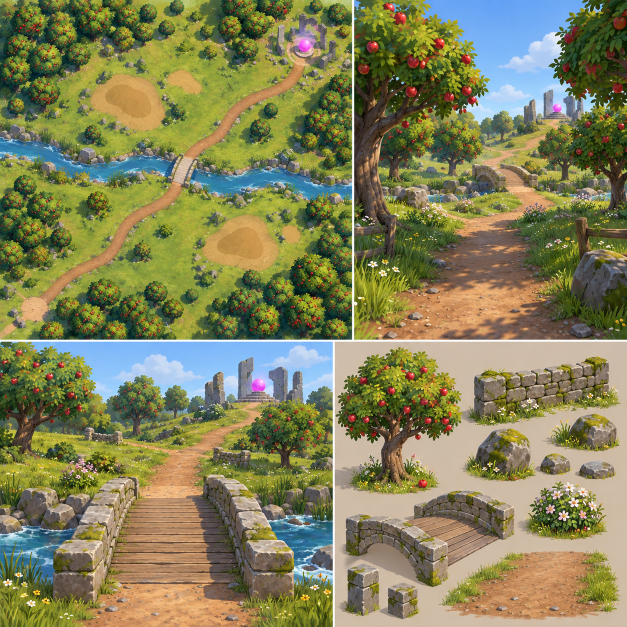
#> input picture experiments/visual-2d3d-20260928/references/environment-board.png, 1254 x 1254 px (shown at 1/2 size)
$ python prepare_textures.py
#> lines starting #> are read from the running program, lines starting #| are printed output that depends on the picture; after the words box and inside, x2 and y2 are one past the last pixel; in counts of white or black regions, pixels touching at a corner belong together
"""Extract two deterministic textures from the saved generated environment board."""
from pathlib import Path
import json
import time

import numpy as np
from PIL import Image

HERE = Path(__file__).resolve().parent
SOURCE = HERE.parent / "references" / "environment-board.png"
OUT = HERE / "textures"


def main():
    started = time.perf_counter()
    OUT.mkdir(exist_ok=True)
    image = Image.open(SOURCE).convert("RGB")
#> image is the input picture: PIL image 1254x1254 RGB; mean R, G, B 131.3, 129.6, 88.7
    # Bottom-right asset vignette: isolate its apple tree, preserving generated pixels.
    box = (697, 696, 939, 969)
    crop = np.asarray(image.crop(box))
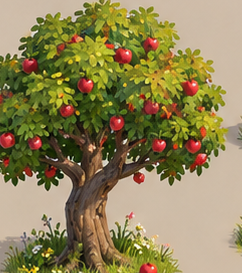
#> crop: shape (273, 242, 3); mean R, G, B 144.1, 132.1, 87
    # The studio ground is approximately RGB 207,188,165. Colour-distance
    # matting preserves the foreground's generated pixels but is intentionally
    # imperfect around fine leaves and the baked ground shadow.
    r, g, b = [crop[:, :, i].astype(np.int16) for i in range(3)]
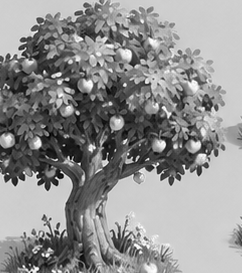
#> r: shape (273, 242) int16; min 0, max 255, mean 144.1
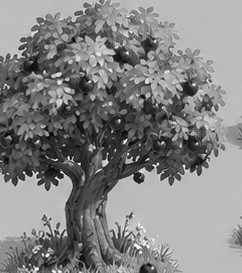
#> g: shape (273, 242) int16; min 0, max 255, mean 132.1
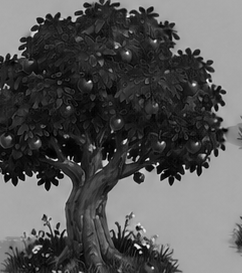
#> b: shape (273, 242) int16; min 0, max 254, mean 87
    beige = ((r > 145) & (g > 132) & (b > 108) &
             (r - g > 9) & (r - g < 37) &
             (g - b > 8) & (g - b < 39))
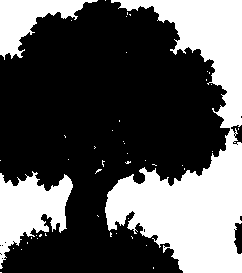
#> beige: shape (273, 242) bool; 35.2% white; 47 white regions (44 under 20 px), largest, box (x1, y1, x2, y2) and area: (105, 0, 242, 273) 17064, (0, 171, 73, 269) 3679, (0, 0, 98, 60) 2400
    alpha = np.where(beige, 0, 255).astype(np.uint8)
    rgba = np.dstack((crop, alpha))
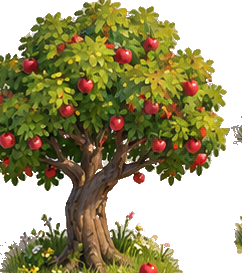
#> rgba: shape (273, 242, 4); mean R, G, B, A 144.1, 132.1, 87, 165.2; transparent parts drawn white
    Image.fromarray(rgba, "RGBA").save(OUT / "generated_tree_cutout.png")
    # Top-right player-height concept panel; no repainting or synthesized detail.
    panel_box = (707, 0, 1254, 681)
    image.crop(panel_box).save(OUT / "generated_approach_panel.png")
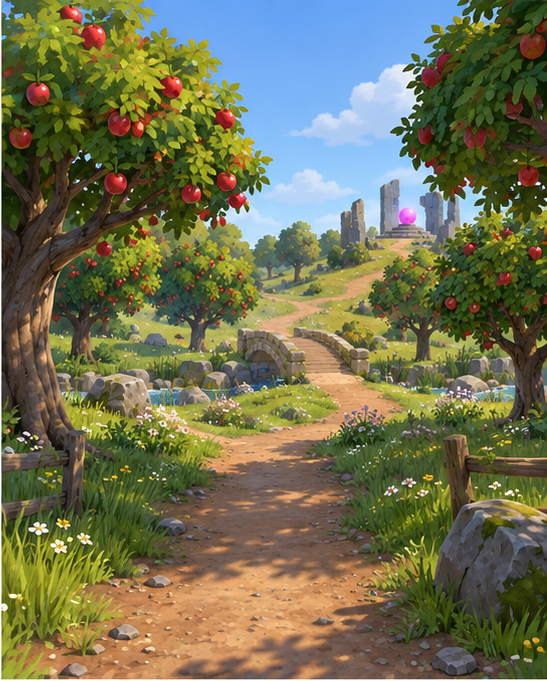
#> saved as generated_approach_panel.png: PIL image 547x681 RGB; mean R, G, B 113.5, 113.5, 82.2
    info = {
        "source": str(SOURCE.relative_to(HERE.parent)).replace("\\", "/"),
        "source_size_px": image.size,
        "tree_crop_xyxy": box,
        "panel_crop_xyxy": panel_box,
        "tree_alpha_nonzero_fraction": float(np.mean(alpha > 0)),
        "method": "RGB beige-background classifier; generated source pixels unchanged except alpha",
        "measured_seconds": round(time.perf_counter() - started, 3),
    }
    (OUT / "extraction.json").write_text(json.dumps(info, indent=2), encoding="utf-8")
    print(json.dumps(info, indent=2))
#> (printed output is left out)


if __name__ == "__main__":
    main()
